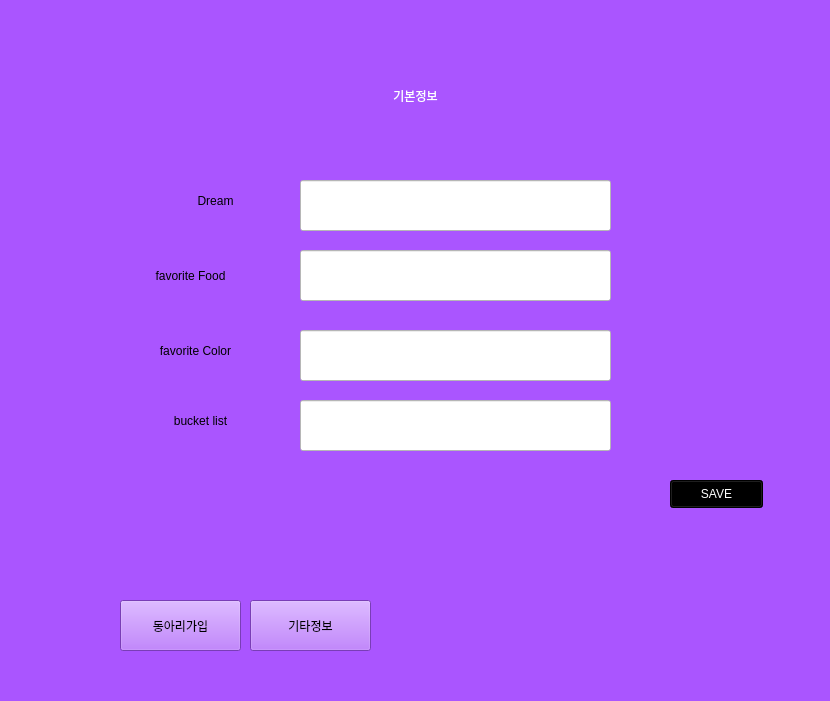
<?xml version="1.0" encoding="UTF-8"?>
<ui version="4.0">
 <class>bloodtype_tex</class>
 <widget class="QMainWindow" name="bloodtype_tex">
  <property name="geometry">
   <rect>
    <x>0</x>
    <y>0</y>
    <width>830</width>
    <height>701</height>
   </rect>
  </property>
  <property name="windowTitle">
   <string>MainWindow</string>
  </property>
  <property name="styleSheet">
   <string notr="true">background-color: rgb(170, 85, 255);</string>
  </property>
  <widget class="QWidget" name="centralwidget">
   <widget class="QStackedWidget" name="stackedWidget">
    <property name="geometry">
     <rect>
      <x>20</x>
      <y>10</y>
      <width>771</width>
      <height>531</height>
     </rect>
    </property>
    <property name="currentIndex">
     <number>0</number>
    </property>
    <widget class="QWidget" name="info">
     <widget class="QLineEdit" name="dream_text">
      <property name="geometry">
       <rect>
        <x>280</x>
        <y>170</y>
        <width>311</width>
        <height>51</height>
       </rect>
      </property>
      <property name="styleSheet">
       <string notr="true">
background-color: rgb(255, 255, 255);</string>
      </property>
     </widget>
     <widget class="QLineEdit" name="favoritefood_text">
      <property name="geometry">
       <rect>
        <x>280</x>
        <y>240</y>
        <width>311</width>
        <height>51</height>
       </rect>
      </property>
      <property name="styleSheet">
       <string notr="true">
background-color: rgb(255, 255, 255);</string>
      </property>
     </widget>
     <widget class="QLabel" name="name_6">
      <property name="geometry">
       <rect>
        <x>140</x>
        <y>30</y>
        <width>511</width>
        <height>111</height>
       </rect>
      </property>
      <property name="layoutDirection">
       <enum>Qt::LeftToRight</enum>
      </property>
      <property name="styleSheet">
       <string notr="true">font: 75 35pt &quot;Agency FB&quot;;
color: white;</string>
      </property>
      <property name="text">
       <string>기본정보</string>
      </property>
      <property name="alignment">
       <set>Qt::AlignCenter</set>
      </property>
     </widget>
     <widget class="QLabel" name="bucketlist">
      <property name="geometry">
       <rect>
        <x>100</x>
        <y>390</y>
        <width>161</width>
        <height>41</height>
       </rect>
      </property>
      <property name="layoutDirection">
       <enum>Qt::LeftToRight</enum>
      </property>
      <property name="styleSheet">
       <string notr="true">font: 75 23pt &quot;Agency FB&quot;;</string>
      </property>
      <property name="text">
       <string>bucket list</string>
      </property>
      <property name="alignment">
       <set>Qt::AlignCenter</set>
      </property>
     </widget>
     <widget class="QLabel" name="favortie_food">
      <property name="geometry">
       <rect>
        <x>80</x>
        <y>240</y>
        <width>181</width>
        <height>51</height>
       </rect>
      </property>
      <property name="layoutDirection">
       <enum>Qt::LeftToRight</enum>
      </property>
      <property name="styleSheet">
       <string notr="true">font: 75 23pt &quot;Agency FB&quot;;</string>
      </property>
      <property name="text">
       <string>favorite Food</string>
      </property>
      <property name="alignment">
       <set>Qt::AlignCenter</set>
      </property>
     </widget>
     <widget class="QLabel" name="favorite_color">
      <property name="geometry">
       <rect>
        <x>90</x>
        <y>320</y>
        <width>171</width>
        <height>41</height>
       </rect>
      </property>
      <property name="layoutDirection">
       <enum>Qt::LeftToRight</enum>
      </property>
      <property name="styleSheet">
       <string notr="true">font: 75 23pt &quot;Agency FB&quot;;</string>
      </property>
      <property name="text">
       <string>favorite Color</string>
      </property>
      <property name="alignment">
       <set>Qt::AlignCenter</set>
      </property>
     </widget>
     <widget class="QLabel" name="Dream">
      <property name="geometry">
       <rect>
        <x>150</x>
        <y>170</y>
        <width>91</width>
        <height>41</height>
       </rect>
      </property>
      <property name="layoutDirection">
       <enum>Qt::LeftToRight</enum>
      </property>
      <property name="styleSheet">
       <string notr="true">font: 75 23pt &quot;Agency FB&quot;;</string>
      </property>
      <property name="text">
       <string>Dream</string>
      </property>
      <property name="alignment">
       <set>Qt::AlignCenter</set>
      </property>
     </widget>
     <widget class="QPushButton" name="other_bt">
      <property name="geometry">
       <rect>
        <x>650</x>
        <y>470</y>
        <width>93</width>
        <height>28</height>
       </rect>
      </property>
      <property name="styleSheet">
       <string notr="true">background-color: rgb(0, 0, 0);
font: 75 14pt &quot;Agency FB&quot;;
color : white;</string>
      </property>
      <property name="text">
       <string>SAVE</string>
      </property>
     </widget>
     <widget class="QLineEdit" name="favoritecolor_text">
      <property name="geometry">
       <rect>
        <x>280</x>
        <y>320</y>
        <width>311</width>
        <height>51</height>
       </rect>
      </property>
      <property name="styleSheet">
       <string notr="true">
background-color: rgb(255, 255, 255);</string>
      </property>
     </widget>
     <widget class="QLineEdit" name="bucketlist_text">
      <property name="geometry">
       <rect>
        <x>280</x>
        <y>390</y>
        <width>311</width>
        <height>51</height>
       </rect>
      </property>
      <property name="styleSheet">
       <string notr="true">
background-color: rgb(255, 255, 255);</string>
      </property>
     </widget>
    </widget>
    <widget class="QWidget" name="info2">
     <widget class="QLabel" name="name_5">
      <property name="geometry">
       <rect>
        <x>180</x>
        <y>20</y>
        <width>511</width>
        <height>111</height>
       </rect>
      </property>
      <property name="layoutDirection">
       <enum>Qt::LeftToRight</enum>
      </property>
      <property name="styleSheet">
       <string notr="true">font: 75 35pt &quot;Agency FB&quot;;
color: white;</string>
      </property>
      <property name="text">
       <string>동아리 회원가입</string>
      </property>
      <property name="alignment">
       <set>Qt::AlignCenter</set>
      </property>
     </widget>
     <widget class="QLineEdit" name="name_text">
      <property name="geometry">
       <rect>
        <x>280</x>
        <y>150</y>
        <width>311</width>
        <height>51</height>
       </rect>
      </property>
      <property name="styleSheet">
       <string notr="true">
background-color: rgb(255, 255, 255);</string>
      </property>
     </widget>
     <widget class="QLabel" name="name">
      <property name="geometry">
       <rect>
        <x>160</x>
        <y>150</y>
        <width>91</width>
        <height>41</height>
       </rect>
      </property>
      <property name="layoutDirection">
       <enum>Qt::LeftToRight</enum>
      </property>
      <property name="styleSheet">
       <string notr="true">font: 75 23pt &quot;Agency FB&quot;;</string>
      </property>
      <property name="text">
       <string>name</string>
      </property>
      <property name="alignment">
       <set>Qt::AlignCenter</set>
      </property>
     </widget>
     <widget class="QPushButton" name="club_bt">
      <property name="geometry">
       <rect>
        <x>650</x>
        <y>490</y>
        <width>93</width>
        <height>28</height>
       </rect>
      </property>
      <property name="styleSheet">
       <string notr="true">background-color: rgb(0, 0, 0);
font: 75 14pt &quot;Agency FB&quot;;
color : white;</string>
      </property>
      <property name="text">
       <string>SAVE</string>
      </property>
     </widget>
     <widget class="QLineEdit" name="age_text">
      <property name="geometry">
       <rect>
        <x>280</x>
        <y>230</y>
        <width>311</width>
        <height>51</height>
       </rect>
      </property>
      <property name="styleSheet">
       <string notr="true">
background-color: rgb(255, 255, 255);</string>
      </property>
     </widget>
     <widget class="QLabel" name="age">
      <property name="geometry">
       <rect>
        <x>160</x>
        <y>220</y>
        <width>91</width>
        <height>51</height>
       </rect>
      </property>
      <property name="layoutDirection">
       <enum>Qt::LeftToRight</enum>
      </property>
      <property name="styleSheet">
       <string notr="true">font: 75 23pt &quot;Agency FB&quot;;</string>
      </property>
      <property name="text">
       <string>age</string>
      </property>
      <property name="alignment">
       <set>Qt::AlignCenter</set>
      </property>
     </widget>
     <widget class="QLabel" name="howetown">
      <property name="geometry">
       <rect>
        <x>100</x>
        <y>310</y>
        <width>171</width>
        <height>41</height>
       </rect>
      </property>
      <property name="layoutDirection">
       <enum>Qt::LeftToRight</enum>
      </property>
      <property name="styleSheet">
       <string notr="true">font: 75 23pt &quot;Agency FB&quot;;</string>
      </property>
      <property name="text">
       <string>Hometown</string>
      </property>
      <property name="alignment">
       <set>Qt::AlignCenter</set>
      </property>
     </widget>
     <widget class="QLabel" name="bloodtype">
      <property name="geometry">
       <rect>
        <x>110</x>
        <y>380</y>
        <width>161</width>
        <height>41</height>
       </rect>
      </property>
      <property name="layoutDirection">
       <enum>Qt::LeftToRight</enum>
      </property>
      <property name="styleSheet">
       <string notr="true">font: 75 23pt &quot;Agency FB&quot;;</string>
      </property>
      <property name="text">
       <string>blood_type</string>
      </property>
      <property name="alignment">
       <set>Qt::AlignCenter</set>
      </property>
     </widget>
     <widget class="QLabel" name="motto">
      <property name="geometry">
       <rect>
        <x>100</x>
        <y>450</y>
        <width>161</width>
        <height>41</height>
       </rect>
      </property>
      <property name="layoutDirection">
       <enum>Qt::LeftToRight</enum>
      </property>
      <property name="styleSheet">
       <string notr="true">font: 75 23pt &quot;Agency FB&quot;;</string>
      </property>
      <property name="text">
       <string>motto</string>
      </property>
      <property name="alignment">
       <set>Qt::AlignCenter</set>
      </property>
     </widget>
     <widget class="QLineEdit" name="motto_text">
      <property name="geometry">
       <rect>
        <x>280</x>
        <y>450</y>
        <width>311</width>
        <height>51</height>
       </rect>
      </property>
      <property name="styleSheet">
       <string notr="true">
background-color: rgb(255, 255, 255);</string>
      </property>
      <property name="text">
       <string/>
      </property>
     </widget>
     <widget class="QLineEdit" name="hometown_text">
      <property name="geometry">
       <rect>
        <x>280</x>
        <y>310</y>
        <width>311</width>
        <height>51</height>
       </rect>
      </property>
      <property name="styleSheet">
       <string notr="true">
background-color: rgb(255, 255, 255);</string>
      </property>
     </widget>
     <widget class="QLineEdit" name="bloodtype_text">
      <property name="geometry">
       <rect>
        <x>280</x>
        <y>380</y>
        <width>311</width>
        <height>51</height>
       </rect>
      </property>
      <property name="styleSheet">
       <string notr="true">
background-color: rgb(255, 255, 255);</string>
      </property>
     </widget>
    </widget>
   </widget>
   <widget class="QPushButton" name="club_info">
    <property name="geometry">
     <rect>
      <x>120</x>
      <y>600</y>
      <width>121</width>
      <height>51</height>
     </rect>
    </property>
    <property name="text">
     <string>동아리가입</string>
    </property>
   </widget>
   <widget class="QPushButton" name="other_info">
    <property name="geometry">
     <rect>
      <x>250</x>
      <y>600</y>
      <width>121</width>
      <height>51</height>
     </rect>
    </property>
    <property name="text">
     <string>기타정보</string>
    </property>
   </widget>
  </widget>
  <widget class="QMenuBar" name="menubar">
   <property name="geometry">
    <rect>
     <x>0</x>
     <y>0</y>
     <width>830</width>
     <height>26</height>
    </rect>
   </property>
  </widget>
  <widget class="QStatusBar" name="statusbar"/>
 </widget>
 <resources/>
 <connections/>
</ui>
